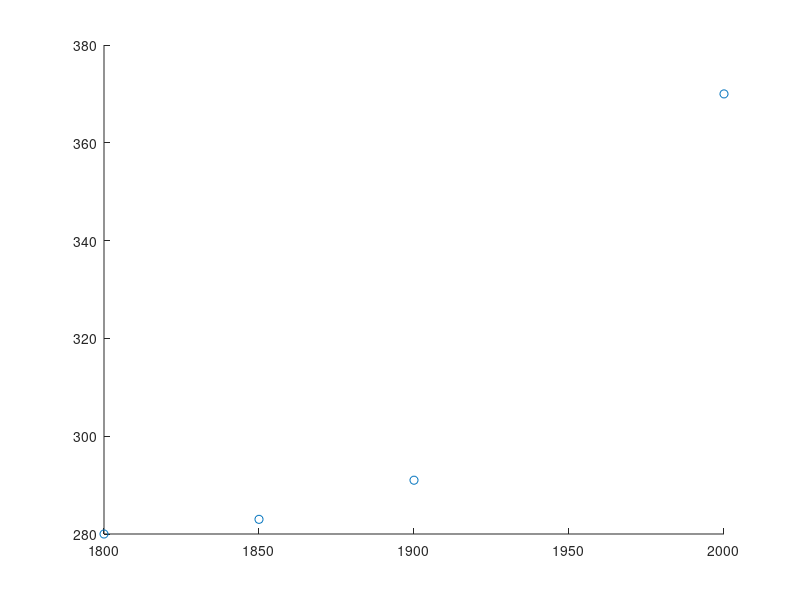

MATLAB code to generate this figure: (Note: this script raises an error after producing the figure.)
ar = [1800 1850 1900 2000];
co2 = [280 283 291 370]';
tid = ar;

% axis([0, 20e40, 275, 375]);
hold on

plot(tid, co2, 'o');
A = vdm(tid, 3)
c = lsq(A, co2)

% xx = linspace(0, 20e40);
AA = vdm(xx, 3)
yy = AA * c
% plot(xx, yy, 'r');


hold off
